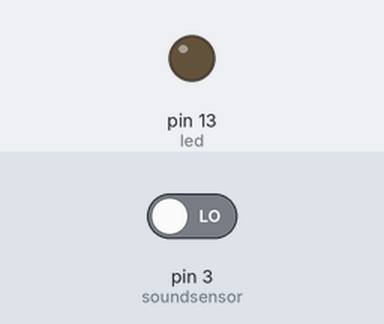
Recording of a sketch running on a simulated Arduino Uno, built with avr-gcc and run on an emulated ATmega328P. Parts: output pins drawn as LEDs (lit = HIGH). The test bench sets the inputs (shaded band); at power-on: pin 3 (soundsensor) LOW. What the sketch prints to the serial monitor is not drawn.

Above: at 1.2 s.
1.3 s: pin 3 (soundsensor) driven HIGH
At 2.5 s:
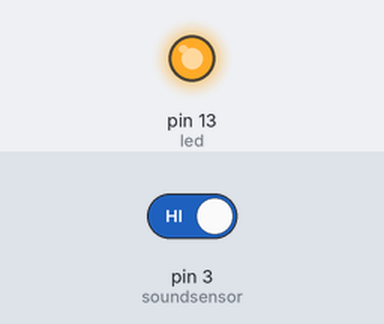
2.8 s: pin 3 (soundsensor) driven LOW
At 3.8 s:
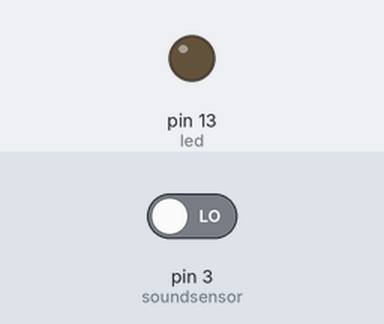
Timing chart, 0 to 5.8 s (numbered marks = the images above; inputs shaded):
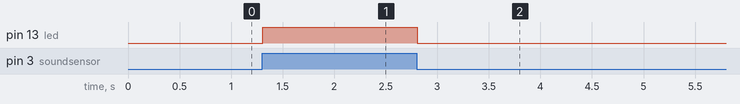

Measured:
- after the input at 1.3 s, pin 13 (led): LOW → HIGH at once
- after the input at 2.8 s, pin 13 (led): HIGH → LOW at once

The sketch:

DiscoLight.ino
```cpp
int soundsensor = 3;int led = 13;                // defining pin numbers
void setup()
{
  pinMode (soundsensor, INPUT);
  pinMode (led, OUTPUT);
  Serial.begin(9600);
}

void loop()
{
  int sensorvalue = digitalRead (soundsensor);            //if the sound intensity is higher than threshold which is set by us,
   Serial.println(   sensorvalue);                                                    //then sensor would return the value as 1
  if (sensorvalue == 1)
  {
    digitalWrite(led, HIGH);
  }

  else
  {
    digitalWrite(led, LOW);
  }

}
```
